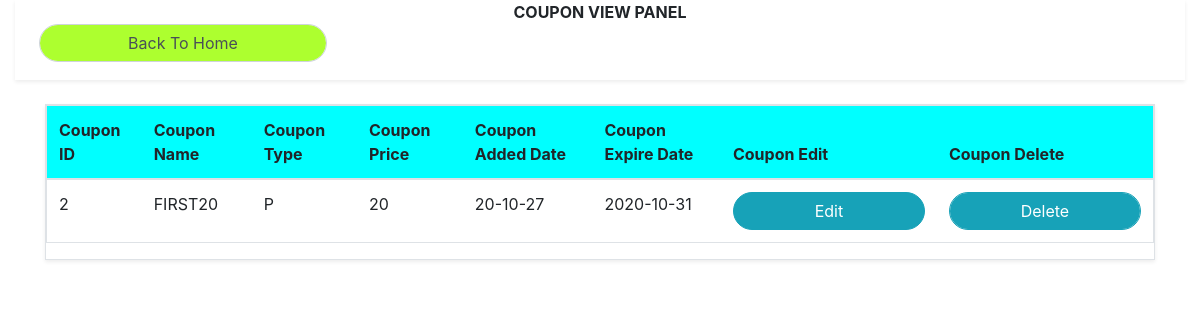
Page /admin/admin_coupon_action.php (signed in) on the committed database.
### tables this page shows
CREATE TABLE `coupon_code` (
  `coupon_slno` int(100) NOT NULL,
  `coupon_name` varchar(100) NOT NULL,
  `coupon_type` varchar(100) NOT NULL,
  `coupon_price` varchar(100) NOT NULL,
  `coupon_expire_date` varchar(100) NOT NULL,
  `coupon_added_date` datetime NOT NULL DEFAULT CURRENT_TIMESTAMP
);

### admin/admin_coupon_action.php (the view, shortened to what this page needs)
<?php
include '../connection.php';
if(!isset($_SESSION['loggedin'])){
header("location:../login_user.php");
}
else if(isset($_SESSION['loggedin']) && $_SESSION['user']==null){
    header("location:../index.php");
}
else if(isset($_SESSION['loggedin']) && $_SESSION['user']=='admin'){
?>
<!doctype html>
<html lang="en">
<head>
    <link rel="stylesheet" href="https://cdn.jsdelivr.net/npm/bootstrap@4.5.3/dist/css/bootstrap.min.css"
>
    <link rel="stylesheet" href="../css/style.css">
</head>
<body>
    <div class="container-fluid">
        <div class="shadow-sm mt-0 text-center" style="height: 80px; font-size:20;"><b>COUPON VIEW
                PANEL</b>
                <a href="admin_home.php"><button type="submit" class="form-control ml-4" id="button_color" style="width: 18rem;">Back To Home</button></a>
            </div>
        <div class="container">
            <div class="shadow-sm border my-4" style="overflow-x: auto;">
                <table class="table  border" >
                    <thead>
                        <tr style="background-color:cyan;">
                            <th>Coupon ID</th>
                            <th>Coupon Name</th>
                            <th>Coupon Type</th>
                            <th>Coupon Price</th>
                            <th>Coupon Added Date</th>
                            <th>Coupon Expire Date</th>
                            <th>Coupon Edit</th>
                            <th>Coupon Delete</th>
                        </tr>
                    </thead>
                    <tbody>
                        <?php
$sql="select * from `coupon_code`";
$result=mysqli_query($conn,$sql);
while($row=mysqli_fetch_assoc($result)){
    $date=date_create($row['coupon_added_date']);
   $date_add= date_format($date,"y-m-d");
    echo '    <tr>
    <td>'.$row['coupon_slno'].'</td>
    <td>'.$row['coupon_name'].'</td>
    <td>'.$row['coupon_type'].'</td>
    <td>'.$row['coupon_price'].'</td>
    <td>'.$date_add.'</td>
    <td>'.$row['coupon_expire_date'].'</td>
    <td><a href="update_action_coupon.php?update_id='.$row['coupon_slno'].'"><button type="button" style="width:12rem; border-radius:20px;" class="form- control btn btn-info" >Edit</button></a></td>
    <td><a href="delete_action_coupon.php?delete_id='.$row['coupon_slno'].'"><button type="button" style="width:12rem; border-radius:20px;" class="form-control btn btn-info" >Delete</button></a></td>
    </tr>';
}
?>
                    </tbody>
                </table>
            </div>
        </div>
    </div>
</body>
</html>
<?php } ?>

### css/style.css (style rules this page uses)
#button_color { border-radius: 20px; background-color: greenyellow; }

### rows in the picture
coupon_code: coupon_slno "2", coupon_name "FIRST20", coupon_type "P", coupon_price "20", coupon_added_date "20-10-27", coupon_expire_date "2020-10-31"
